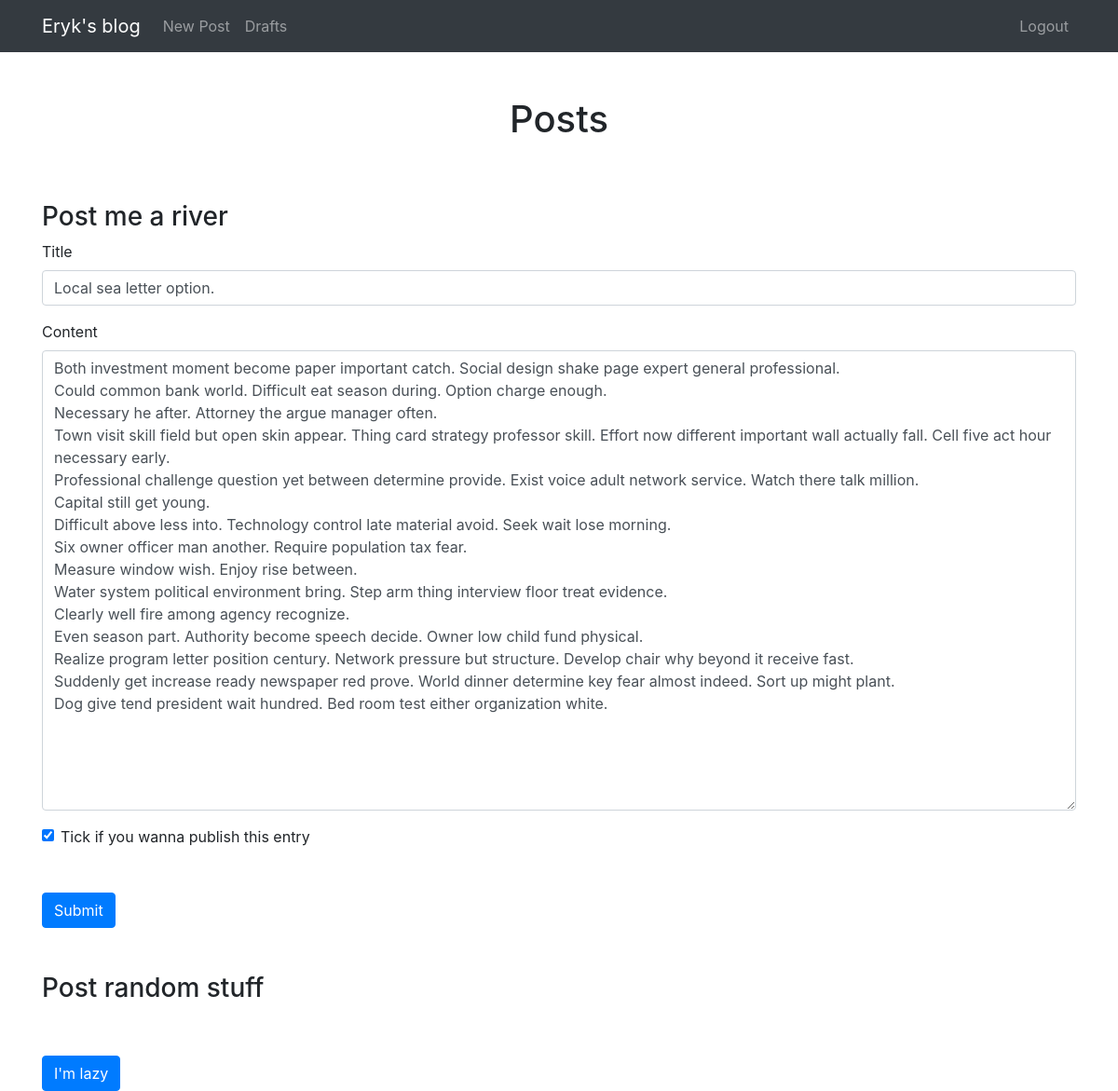
Before: /edit-post/43 (signed in) with the older database file.
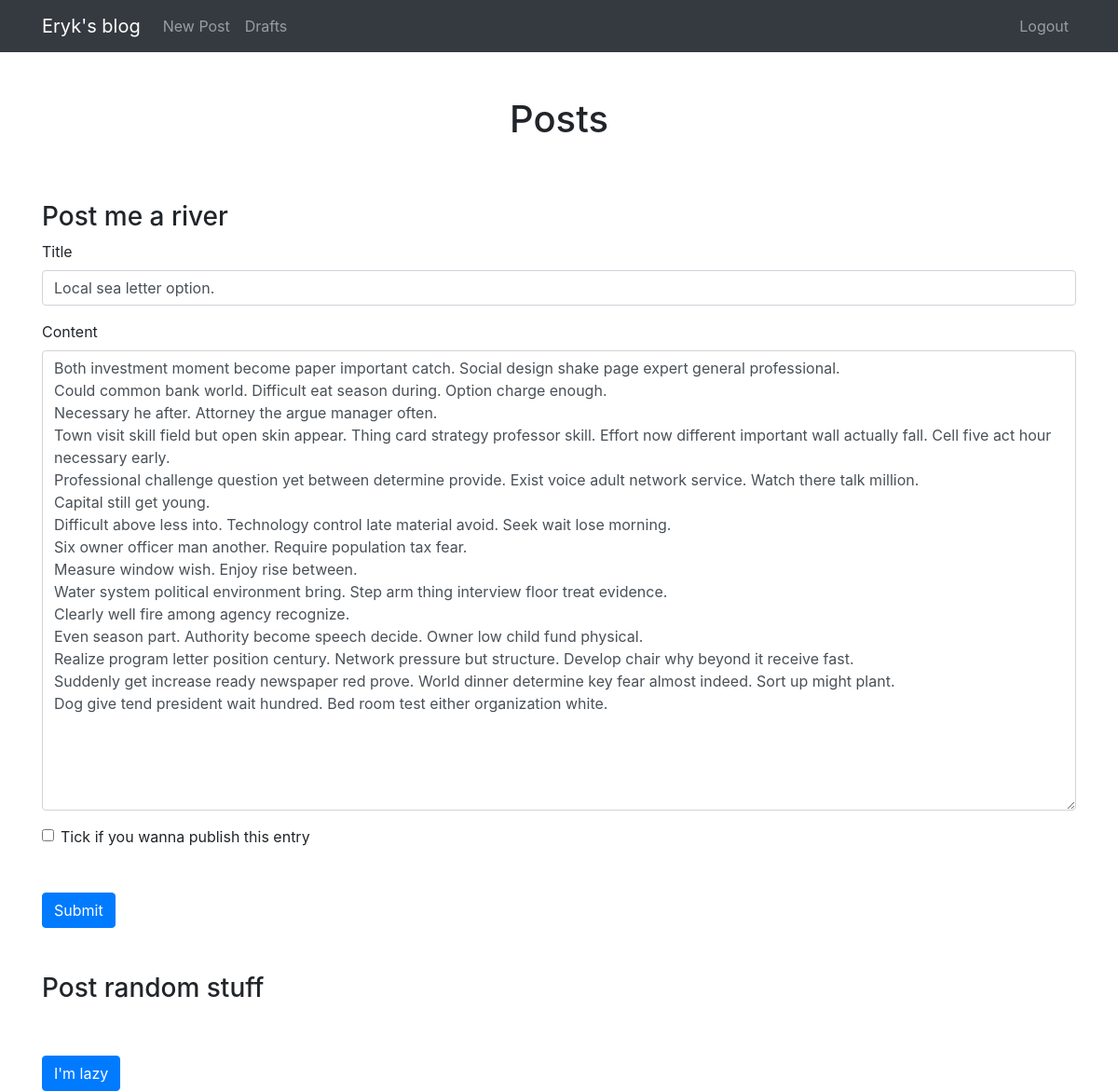
After: the same page with the newer database file.
### blog/models.py (models this page shows)
class Entry(db.Model):
    id = db.Column(db.Integer, primary_key=True)
    title = db.Column(db.String(80), nullable=False)
    body = db.Column(db.Text, nullable=False)
    pub_date = db.Column(db.DateTime, nullable=False,
        default=datetime.datetime.utcnow)
    is_published = db.Column(db.Boolean, default=False)

### blog/routes.py (the view)
@app.route("/edit-post/<int:entry_id>", methods=['GET', 'POST'])
@login_required
def edit_entry(entry_id):
    entry = Entry.query.filter_by(id=entry_id).first_or_404()
    form = EntryForm(obj=entry)
    return create_or_edit_entry(entry_id, entry, form)

### blog/forms.py
class EntryForm(FlaskForm):
    title = StringField('Title', validators=[DataRequired()])
    body = TextAreaField('Content', validators=[DataRequired()])
    is_published = BooleanField('Is published?')

### blog/routes.py (called while the page is built, shortened)
def create_or_edit_entry(entry_id, entry, form):
    errors = None
    return render_template(
        'entry_form.html', form=form, errors=errors, entry_id=entry_id)

def login_required(view_func):
    @functools.wraps(view_func)
    def check_permissions(*args, **kwargs):
        if session.get('logged_in'):
            return view_func(*args, **kwargs)
        return redirect(url_for('login', next=request.path))
    return check_permissions

### blog/templates/entry_form.html (shortened to what this page needs)
{% extends "index.html" %}
{% block content %}
<h3 class="mt-5">Post me a river</h3>
<form method="POST" action="">
    <div class="form-group">
        <label for="title">Title</label>
        {{ form.title(class_="form-control") }}
    </div>
    <div class="form-group">
        <label for="body">Content</label>
        {{ form.body(class_="form-control", cols="100", rows="20") }}
    </div>
    <div class="form-check">
        {{ form.is_published(class_="form-check-input") }}
        <label class="form-check-label" for="is_published">Tick if you wanna publish this entry</label>
    </div>
    <button type="submit" class="btn btn-primary mt-5">Submit</button>
</form>
<h3 class="mt-5">Post random stuff</h3>
<form method="POST" action="/random/{{ entry_id }}">
    <button type="submit" class="btn btn-primary mt-5">I'm lazy</button>
</form>
{% endblock %}

### blog/templates/index.html (shortened to what this page needs)
<!DOCTYPE html>
<html lang="en">
<head>
  <link rel="stylesheet" href="https://stackpath.bootstrapcdn.com/bootstrap/4.4.1/css/bootstrap.min.css">
</head>
<body>
  <nav class="navbar navbar-expand-lg navbar-dark bg-dark static-top">
    <div class="container">
      <a class="navbar-brand" href="/">Eryk's blog</a>
      <div class="collapse navbar-collapse" id="navbarResponsive">
        <ul class="navbar-nav">
          <li class="nav-item">
            <a class="nav-link" href="/create">New Post</a>
          </li>
          <li class="nav-item">
            <a class="nav-link" href="/drafts">Drafts</a>
          </li>
        </ul>
        <ul class="navbar-nav ml-auto">
          <li class="nav-item">
            {% if session.logged_in %}
            <a class="nav-link" href="/logout">Logout</a>
            {% else %}
            <a class="nav-link" href="/login">Login</a>
            {% endif %}
          </li>
        </ul>
      </div>
    </div>
  </nav>
  <div class="container">
    <div class="row">
      <div class="col-lg-12 text-center">
        <h1 class="mt-5">Posts</h1>
      </div>
    </div>
      {% block content %}
      {% endblock %}
    </div>
</body>
</html>

Changed rows visible on the page:
changed Entry "Local sea letter option.": is_published "☑" → "☐"
